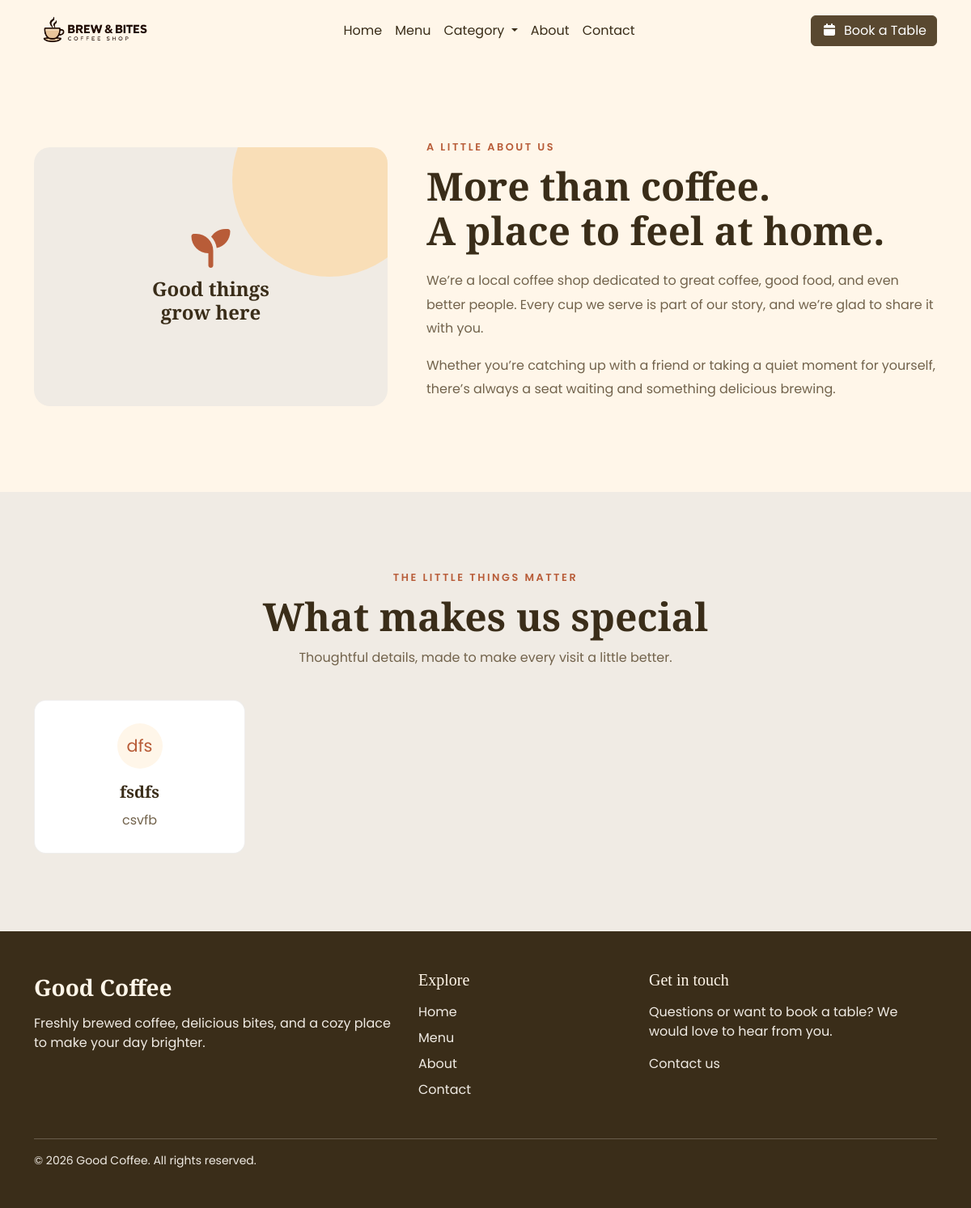
Page /about/ on the earlier database version.
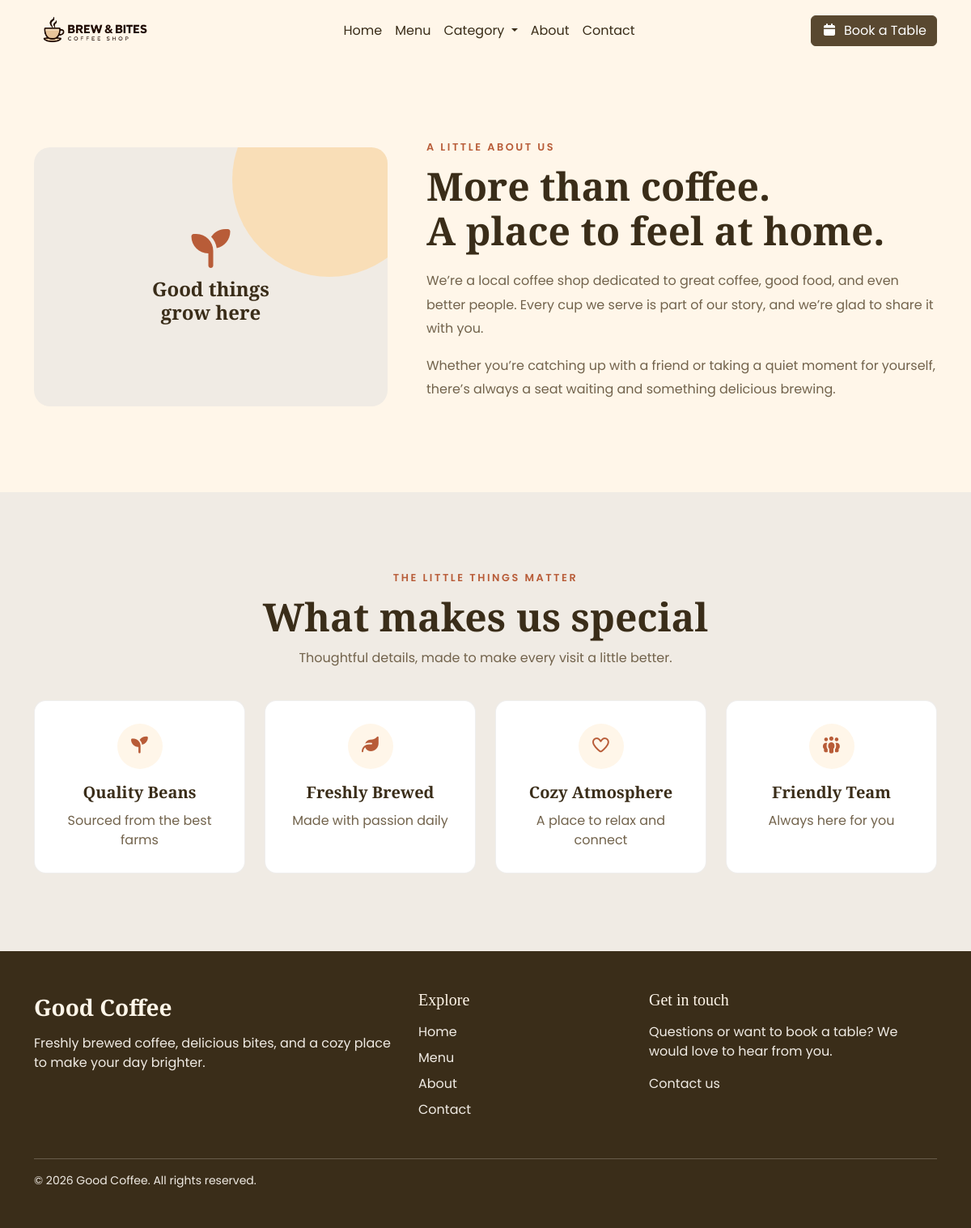
Same page on the later database version.
### aplikacion/models.py (models this page shows, shortened)
class Service (models.Model):
    service_icon = models.CharField(max_length=200, null=True, blank=True)
    service_title = models.CharField(max_length=200, null=True, blank=True)
    service_description = models.TextField(null=True, blank=True)

### aplikacion/views.py (the view)
# urls.py: path("about/", views.about, name="aboutPage"),
def about(request):
    allServices = Service.objects.all()
    allCategory = Category.objects.all()
    context = {"allServices":allServices, "allCategory":allCategory}
    return render(request, "about.html", context)

### aplikacion/templates/about.html (shortened to what this page needs)
{% extends 'index.html' %}
{% load static %}
{% block content %}
<main class="about-page">
    <section class="about-story">
        <div class="container">
            <div class="row align-items-center g-4 g-lg-5">
                <div class="col-12 col-lg-5">
                    <div class="about-story-art" aria-hidden="true">
                        <div class="about-story-art-circle"></div>
                        <i class="fa-solid fa-seedling"></i>
                        <span>Good things<br>grow here</span>
                    </div>
                </div>
                <div class="col-12 col-lg-7">
                    <p class="about-section-label">A little about us</p>
                    <h2>More than coffee.<br>A place to feel at home.</h2>
                    <p class="about-story-copy">
                        We’re a local coffee shop dedicated to great coffee, good food, and even better people.
                        Every cup we serve is part of our story, and we’re glad to share it with you.
                    </p>
                    <p class="about-story-copy">
                        Whether you’re catching up with a friend or taking a quiet moment for yourself, there’s always
                        a seat waiting and something delicious brewing.
                    </p>
                </div>
            </div>
        </div>
    </section>
    <section class="about-services">
        <div class="container">
            <div class="about-services-heading">
                <p class="about-section-label">The little things matter</p>
                <h2>What makes us special</h2>
                <p>Thoughtful details, made to make every visit a little better.</p>
            </div>
            <div class="row g-4">
                {% for service in allServices %}
                <div class="col-12 col-md-6 col-lg-3">
                    <article class="about-service-card h-100">
                        <div class="about-service-icon">
                                {{service.service_icon|safe}}
                        </div>
                        <h3>{{service.service_title}}</h3>
                        <p>{{service.service_description}}</p>
                    </article>
                </div>
                {% empty %}
                <div class="col-12">
                    <p class="about-services-empty">We’re always working on something lovely. Check back soon.</p>
                </div>
                {% endfor %}
            </div>
        </div>
    </section>
</main>
{% endblock %}

Differences in the rows shown:
removed Service: service_icon "dfs", service_title "fsdfs", service_description "csvfb"
added Service: service_title "Quality Beans", service_description "Sourced from the best farms"
added Service: service_title "Freshly Brewed", service_description "Made with passion daily"
added Service: service_title "Cozy Atmosphere", service_description "A place to relax and connect"
added Service: service_title "Friendly Team", service_description "Always here for you"
